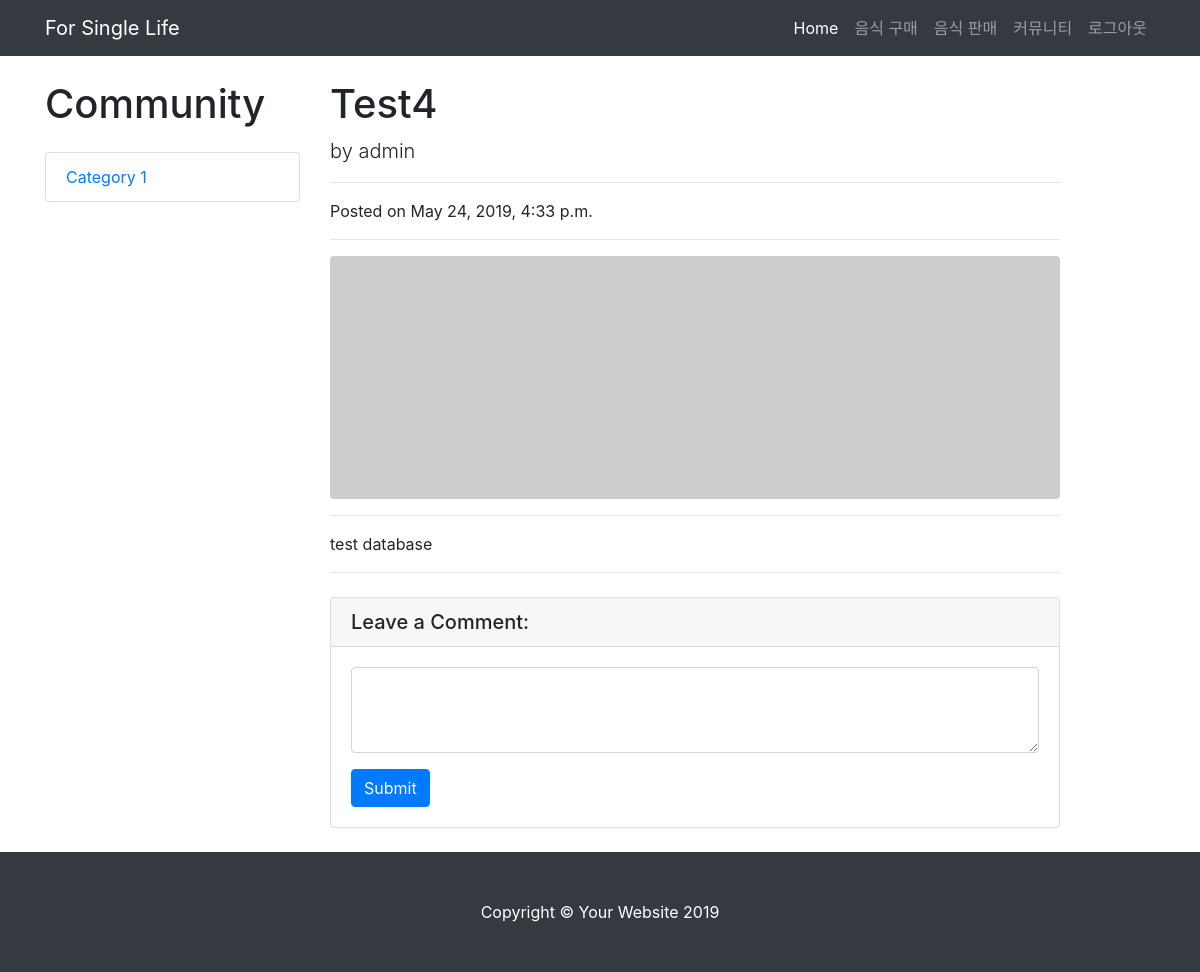
The app's page /community/post=4, older data.
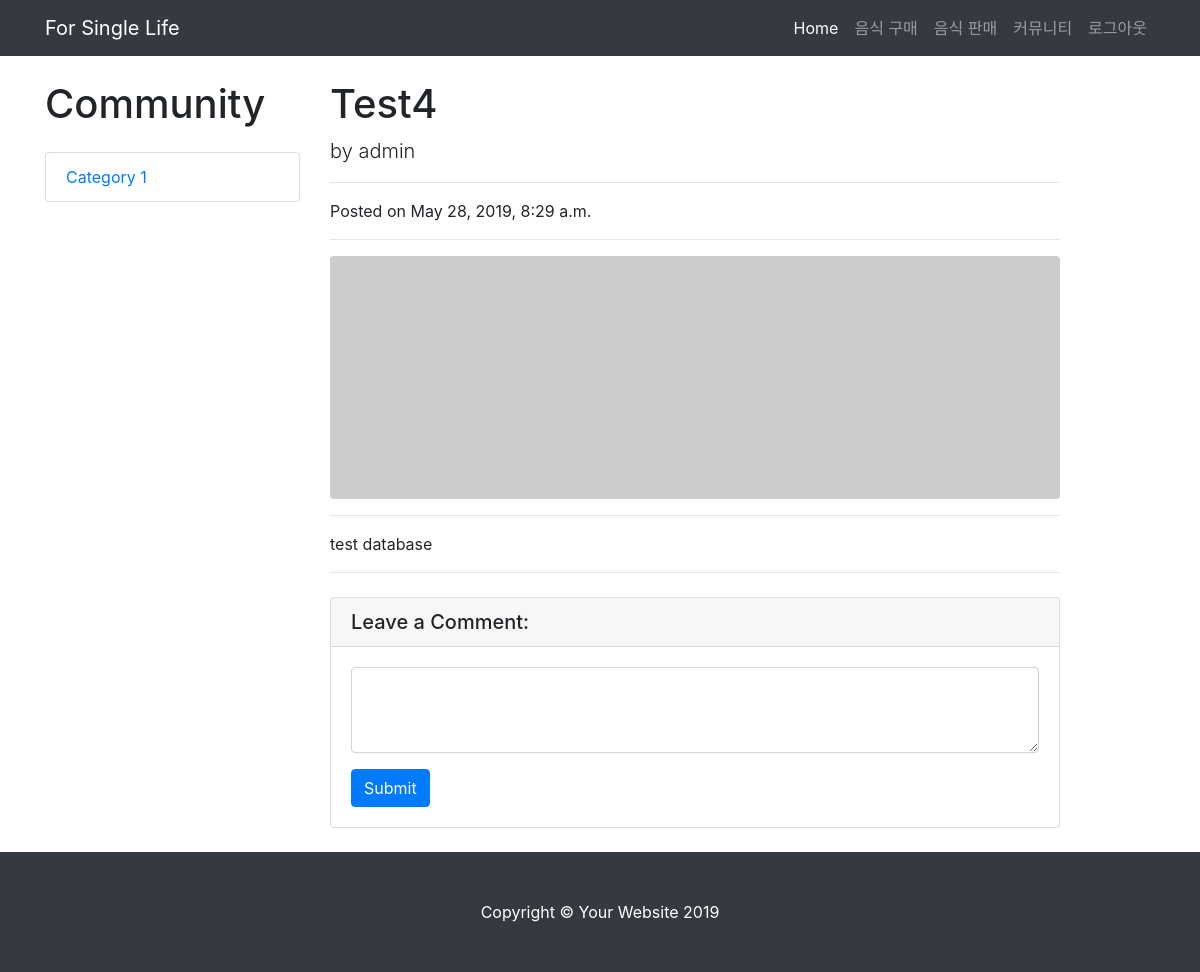
The same page, newer data.
### app/models.py (models this page shows)
class Board(models.Model):
    subject = models.CharField(max_length=50, blank=True)
    name = models.CharField(max_length=30, blank=True)
    created_date = models.DateTimeField(auto_now_add=True)
    content = models.TextField(max_length=500, blank=True)
    view = models.IntegerField(default=0)

### app/views.py (the view)
# urls.py: path('community/post=<int:board_id>', views.view_post, name='community_view'),
def view_post(request, board_id):
    board = Board.objects.get(pk=board_id)
    board.view += 1
    board.save()
    context = {'board': board}
    return render(request, "read_post.html", context)

### templates/read_post.html (shortened to what this page needs)
{% load staticfiles %}
<!DOCTYPE html>
<html lang="en">
<head>
  <link href="{% static 'vendor/bootstrap/css/bootstrap.min.css' %}" rel="stylesheet">
  <link href="{% static 'css/blog-post.css' %}" rel="stylesheet">
</head>
<body>
  <nav class="navbar navbar-expand-lg navbar-dark bg-dark fixed-top">
    <div class="container">
      <a class="navbar-brand" href="{% url 'main' %}">For Single Life</a>
      <div class="collapse navbar-collapse" id="navbarResponsive">
        <ul class="navbar-nav ml-auto">
          <li class="nav-item active">
            <a class="nav-link" href="{% url 'main' %}">Home
            </a>
          </li>
          <li class="nav-item">
            <a class="nav-link" href="{% url 'foodlist' %}">음식 구매</a>
          </li>
          <li class="nav-item">
            <a class="nav-link" href="{% url 'foodreg' %}">음식 판매</a>
          </li>
          <li class="nav-item">
            <a class="nav-link" href="{% url 'community' %}">커뮤니티</a>
          </li>
            <li class="nav-item">
            <a class="nav-link" href="{% url 'logout' %}">로그아웃</a>
          </li>
        </ul>
      </div>
    </div>
  </nav>
  <div class="container">
    <div class="row">
        <div class="col-lg-3">
        <h1 class="my-4">Community</h1>
        <div class="list-group">
          <a href="#" class="list-group-item">Category 1</a>
        </div>
      </div>
      <div class="col-lg-8">
        <h1 class="mt-4">{{ board.subject }}</h1>
        <p class="lead">
          by
          <a>{{ board.name }}</a>
        </p>
        <hr>
        <p>Posted on {{ board.created_date }}</p>
        <hr>
        <img class="img-fluid rounded" src="http://placehold.it/900x300" alt="">
        <hr>
        <p>{{ board.content }}</p>
        <hr>
        <div class="card my-4">
          <h5 class="card-header">Leave a Comment:</h5>
          <div class="card-body">
            <form action="post={{ board.id }}/comment_write" method="POST">
              <div class="form-group">
                <textarea class="form-control" name="content" rows="3"></textarea>
              </div>
              <button type="submit" value="{{ board.id }}" class="btn btn-primary">Submit</button>
            </form>
          </div>
        </div>
      </div>
    </div>
  </div>
  <footer class="py-5 bg-dark">
    <div class="container">
      <p class="m-0 text-center text-white">Copyright &copy; Your Website 2019</p>
    </div>
  </footer>
</body>
</html>

Row changes from the older to the newer data that the page shows:
changed Board "Test4": created_date "May 24, 2019, 4:33 p.m." → "May 28, 2019, 8:29 a.m."
